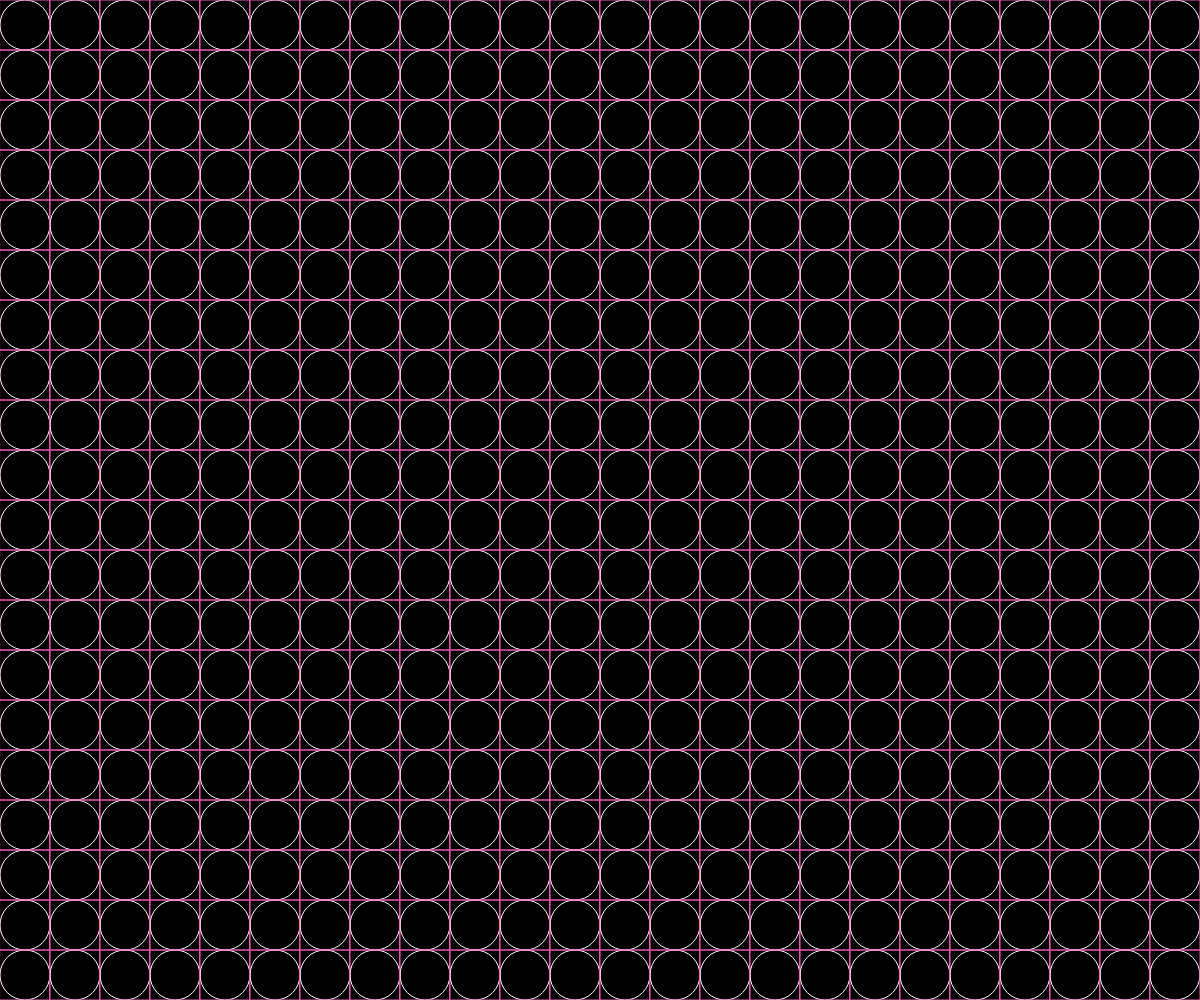
Frame 1 (no input)
Frame 60 (no input): identical to frame 1, image omitted
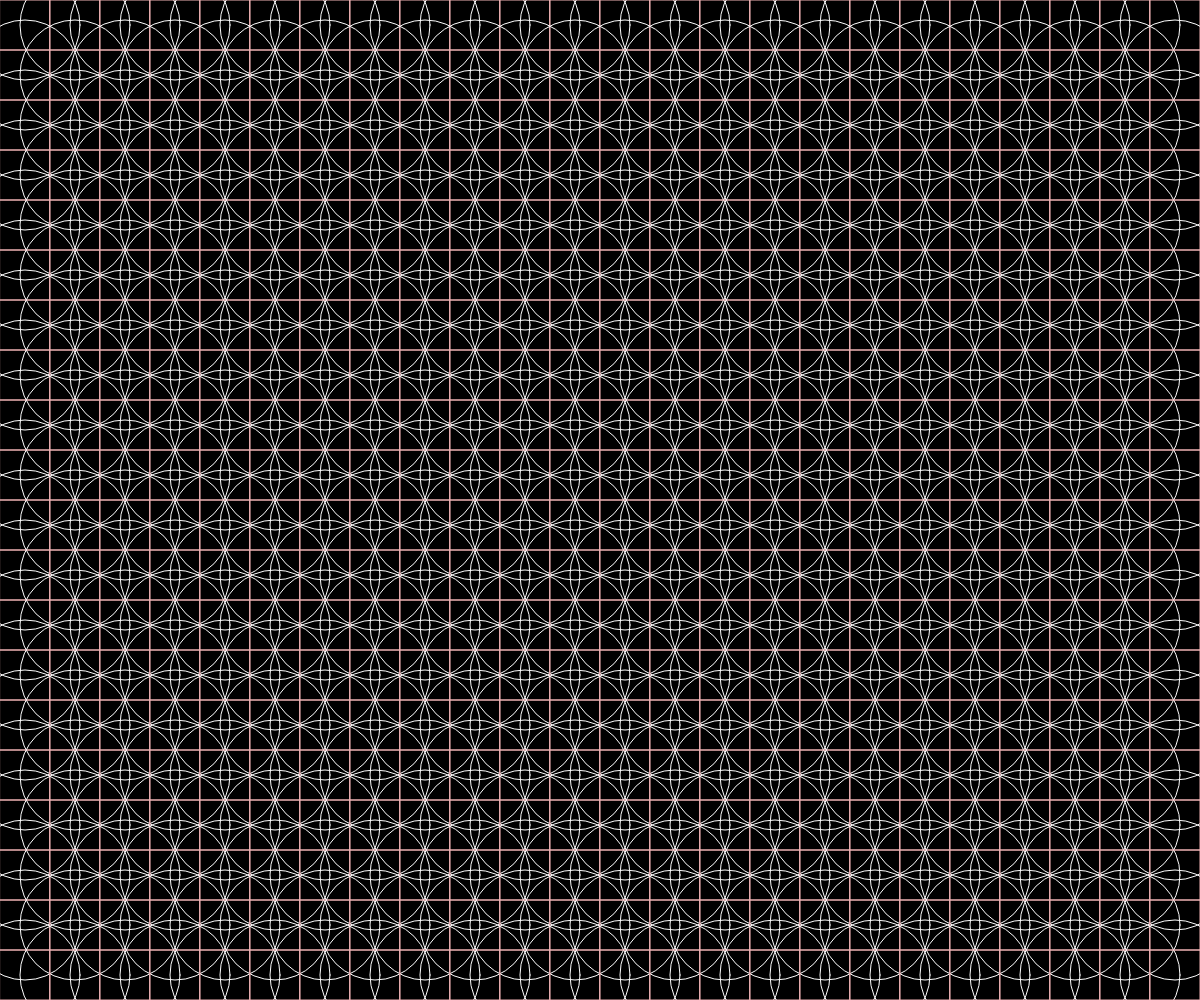
Frame 120 (the mouse pressed at the canvas centre since frame 60)

The p5.js sketch that drew these frames (run headless with seeded random() and noise() and a simulated clock; from frame 60 on, the mouse is pressed at the canvas centre):

// p5.js sketch
// ── sketch.js

function setup() {
  createCanvas(windowWidth, windowHeight);
}

function draw() {
  background(0);
  noFill()
  stroke(255)
  rectMode(CENTER)


  for(var j=0;j<(height/50);j++)
   for(var i=0;i<(width/50);i=i+1)
  {
  ellipse(25+(i*50),25+(j*50),50+mouseX/10)
  stroke(241,91+mouseX%256,181)
  rect(25+(i*50),25+(j*50),50)
  stroke(0,245,212)
  ellipse(50+(i*50),50+(j*50)+mouseY/5)
  stroke(255)
  }
}
